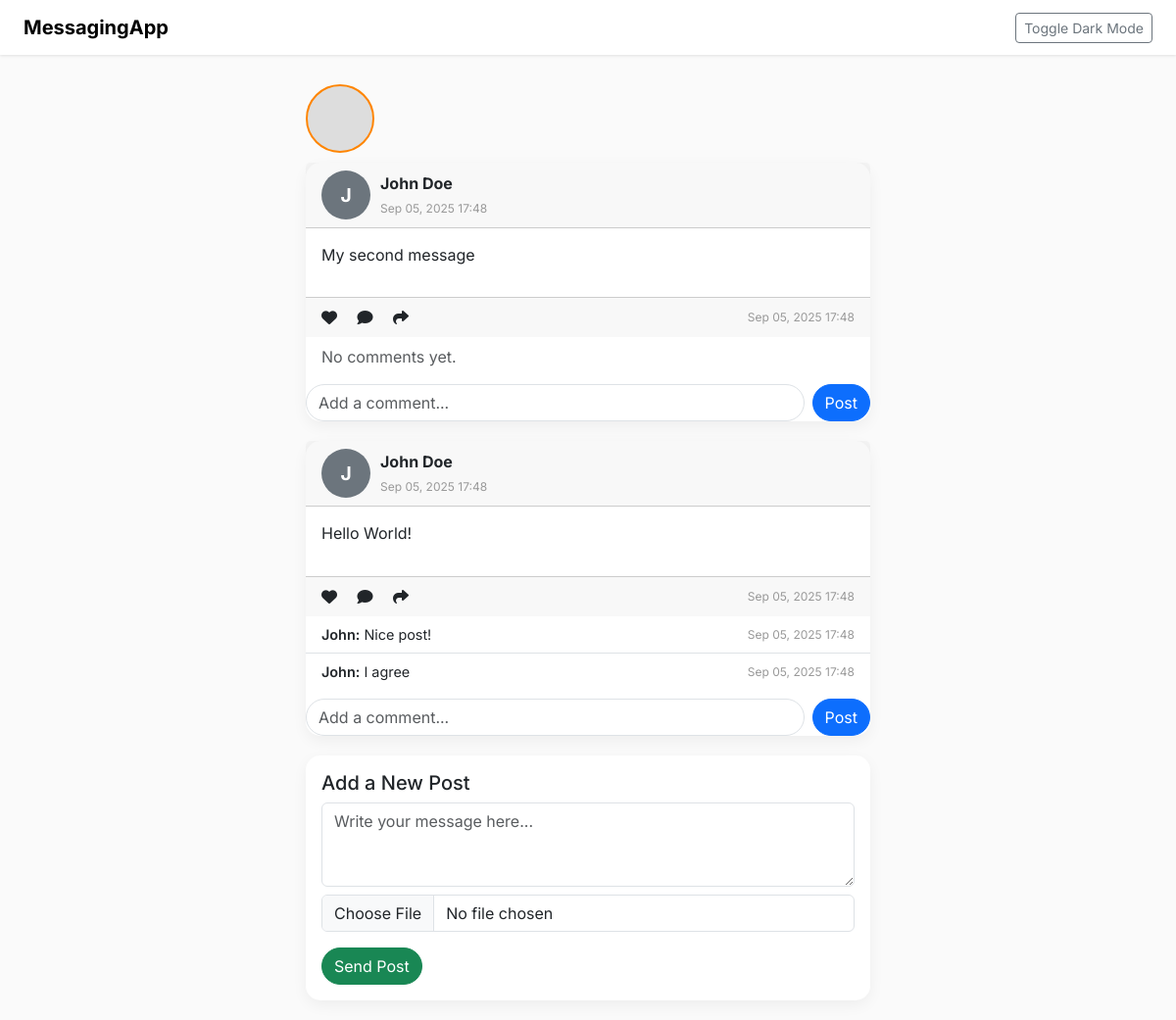
The page / on the database its author committed.
### messaging/models.py (models this page shows, shortened)
class Message(models.Model):
    message = models.TextField()
    user = models.ForeignKey(User, related_name="messages", on_delete=models.CASCADE)
    created_at = models.DateTimeField(auto_now_add=True)
    updated_at = models.DateTimeField(auto_now=True)

class User(models.Model):
    first_name = models.CharField(max_length=200)
    last_name = models.CharField(max_length=200)
    email = models.EmailField()
    password = models.CharField(max_length=200)
    created_at = models.DateTimeField(auto_now_add=True)
    updated_at = models.DateTimeField(auto_now=True)

class Comment(models.Model):
    comment = models.TextField()
    user = models.ForeignKey(User, on_delete=models.CASCADE)
    message = models.ForeignKey(Message, related_name="comments", on_delete=models.CASCADE)
    created_at = models.DateTimeField(auto_now_add=True)
    updated_at = models.DateTimeField(auto_now=True)

### messaging/views.py (the view)
# urls.py: path('', views.index, name='index'),
def index(request):
    messages = Message.objects.all().order_by('-created_at')
    users = User.objects.all()
    return render(request, 'messaging/index.html', {'messages': messages, 'users': users})

### messaging/templates/messaging/index.html (shortened to what this page needs)
<!DOCTYPE html>
<html lang="en">
<head>
    <link href="https://cdn.jsdelivr.net/npm/bootstrap@5.3.2/dist/css/bootstrap.min.css" rel="stylesheet">
    <link rel="stylesheet" href="https://cdnjs.cloudflare.com/ajax/libs/font-awesome/6.5.0/css/all.min.css">
</head>
<body>
    <nav class="navbar navbar-expand-lg navbar-light px-4">
        <a class="navbar-brand" href="#">MessagingApp</a>
        <div class="ms-auto">
            <button id="darkModeToggle" class="btn btn-outline-secondary btn-sm">Toggle Dark Mode</button>
        </div>
    </nav>
    <div class="container feed">
        <div class="stories">
            {% for user in users %}
            <div class="story" title="{{ user.first_name }}">
            </div>
            {% endfor %}
        </div>
        <div id="messagesFeed">
            {% for msg in messages %}
            <div class="card" data-msg-id="{{ msg.id }}">
                <div class="card-header">
                    <div class="avatar">{{ msg.user.first_name|slice:":1" }}</div>
                    <div>
                        <strong>{{ msg.user.first_name }} {{ msg.user.last_name }}</strong><br>
                        <span class="timestamp">{{ msg.created_at|date:"M d, Y H:i" }}</span>
                    </div>
                </div>
                <div class="card-body">
                    <p class="message-text">{{ msg.message }}</p>
                </div>
                <div class="card-footer d-flex justify-content-between align-items-center">
                    <div>
                        <i class="fas fa-heart like-btn me-3" onclick="likePost({{ msg.id }})"></i>
                        <i class="fas fa-comment comment-btn me-3" onclick="focusComment({{ msg.id }})"></i>
                        <i class="fas fa-share share-btn"></i>
                    </div>
                    <span class="timestamp">{{ msg.created_at|date:"M d, Y H:i" }}</span>
                </div>
                <ul class="list-group list-group-flush">
                    {% for comment in msg.comments.all %}
                    <li class="list-group-item comment">
                        <span>
                            <strong class="comment-author">{{ comment.user.first_name }}:</strong> {{ comment.comment }}
                        </span>
                        <span class="timestamp">{{ comment.created_at|date:"M d, Y H:i" }}</span>
                    </li>
                    {% empty %}
                    <li class="list-group-item text-muted">No comments yet.</li>
                    {% endfor %}
                </ul>
                <form class="mt-2 d-flex" onsubmit="addComment(event, {{ msg.id }})">
                    <input type="text" class="form-control comment-input me-2" id="commentInput{{ msg.id }}"
                        placeholder="Add a comment...">
                    <button class="btn btn-primary btn-round">Post</button>
                </form>
            </div>
            {% empty %}
            <p class="text-muted">No messages yet.</p>
            {% endfor %}
        </div>
        <div class="card p-3">
            <h5>Add a New Post</h5>
            <form id="addMessageForm" enctype="multipart/form-data" onsubmit="addMessage(event)">
                <textarea class="form-control mb-2" name="message" rows="3"
                    placeholder="Write your message here..."></textarea>
                <input type="file" class="form-control mb-2" name="image">
                <button type="submit" class="btn btn-success btn-round mt-2">Send Post</button>
            </form>
        </div>
    </div>
</body>
</html>

### messaging/templates/messaging/index.html (style rules this page uses)
body { font-family: 'Inter', sans-serif; background-color: #fafafa; margin: 0; padding: 0; }
.navbar { background-color: #fff; box-shadow: 0 1px 3px rgba(0, 0, 0, 0.1); position: sticky; top: 0; z-index: 999; }
.navbar-brand { font-weight: 700; }
.feed { max-width: 600px; margin: 20px auto; }
.stories { display: flex; overflow-x: auto; gap: 15px; padding: 10px 0; }
.story { flex: 0 0 auto; width: 70px; height: 70px; border-radius: 50%; border: 2px solid #ff8501; display: flex; justify-content: center; align-items: center; font-weight: bold; font-size: 1rem; background-color: #ddd; cursor: pointer; transition: 0.2s; }
.card { border: none; border-radius: 15px; box-shadow: 0 5px 15px rgba(0, 0, 0, 0.05); margin-bottom: 20px; }
.card-header { display: flex; align-items: center; gap: 10px; }
.avatar { width: 50px; height: 50px; border-radius: 50%; background-color: #6c757d; color: #fff; display: flex; justify-content: center; align-items: center; font-weight: bold; font-size: 1.2rem; }
.message-text { font-size: 1rem; line-height: 1.4; }
.comment { font-size: 0.9rem; display: flex; justify-content: space-between; align-items: center; }
.comment-author { font-weight: 600; }
.timestamp { font-size: 0.75rem; color: #999; }
.like-btn, .comment-btn, .share-btn { cursor: pointer; transition: 0.2s; }
.comment-input { border-radius: 50px; }
.btn-round { border-radius: 50px; }

### rows shown on the page
Message: user.first_name "J", user.first_name "John", user.last_name "Doe", created_at "Sep 05, 2025 17:48", message "My second message"
Message: user.first_name "J", user.first_name "John", user.last_name "Doe", created_at "Sep 05, 2025 17:48", message "Hello World!"
Comment: user.first_name "John", comment "Nice post!", created_at "Sep 05, 2025 17:48"
Comment: user.first_name "John", comment "I agree", created_at "Sep 05, 2025 17:48"
